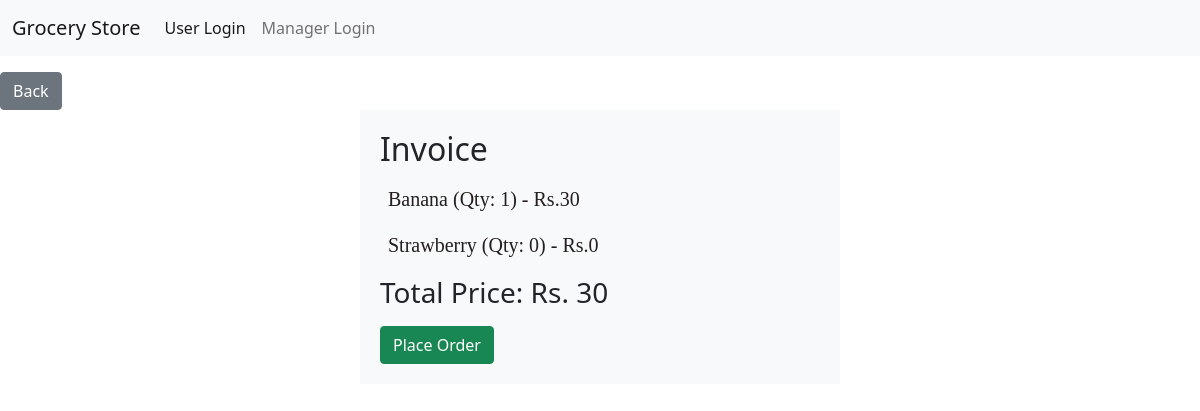
/checkout (signed in), run on the app's committed database.
### models.py (models this page shows)
class Product(db.Model):
    id = db.Column(db.Integer, primary_key = True, autoincrement = True)
    name = db.Column(db.String(100), nullable = False)
    price = db.Column(db.Integer, nullable = False)
    stock = db.Column(db.Integer, nullable=False)
    section_id = db.Column(db.Integer, db.ForeignKey('section.id'))
    manager_id = db.Column(db.Integer, db.ForeignKey('manager.id'))
    quantity = db.Column(db.Integer, nullable=False, default=1)
    description = db.Column(db.String(500), nullable =True)
    frequency = db.Column(db.Integer, default=0)
    section = db.relationship('Section', backref = db.backref('product', lazy = True))
    manager = db.relationship('Manager', backref=db.backref('products', lazy=True))

### app.py (the view, shortened to what this page needs)
@app.route('/checkout', methods=['GET','POST'])
def checkout():
    user = User.query.filter_by(username=session['user']).first()
    if not user.cart.cart_products:
            flash('Your cart is empty!', 'danger')
            return redirect(url_for('cart'))
    total_price = sum(product.price * product.quantity for product in user.cart.cart_products)
    first = False
    if user.first_order:
        first = total_price  *0.2
        total_price *= 0.8
    return render_template('checkout.html', total_price=total_price, user = user, first = first)

### NKbDIprHwN (3)/code/templates/checkout.html (shortened to what this page needs)
{% extends 'home.html' %}
{% block content %}
<a href="{{ url_for('cart', username=user.username) }}" class="btn btn-secondary mt-3">Back</a>
<div class=" bg-light" style="width: 40%; margin: auto; padding: 20px">
    <h2>Invoice</h2>
    <ul class="list-unstyled text-centre" style="font-size: 20px; font-family: 'Times New Roman', Times, serif; color: rgb(36, 30, 30);">
        {% for product in user.cart.cart_products %}
            <li class="my-3 mx-2">{{ product.name }} (Qty: {{ product.quantity }}) - Rs.{{ product.price * product.quantity }}</li>
        {% endfor %}
    </ul>
    <h3>Total Price: Rs. {{ total_price }}</h3>
    <form action="/checkout" method="POST" class="mt-3">
        <button type="submit" class="btn btn-success">Place Order</button>
    </form>
</div>
{% endblock %}

### data on the page
Product: name "Banana", quantity "1", product.price*product.quantity "30"
Product: name "Strawberry", quantity "0", product.price*product.quantity "0"

### other printed values
{{ total_price }} "30"
